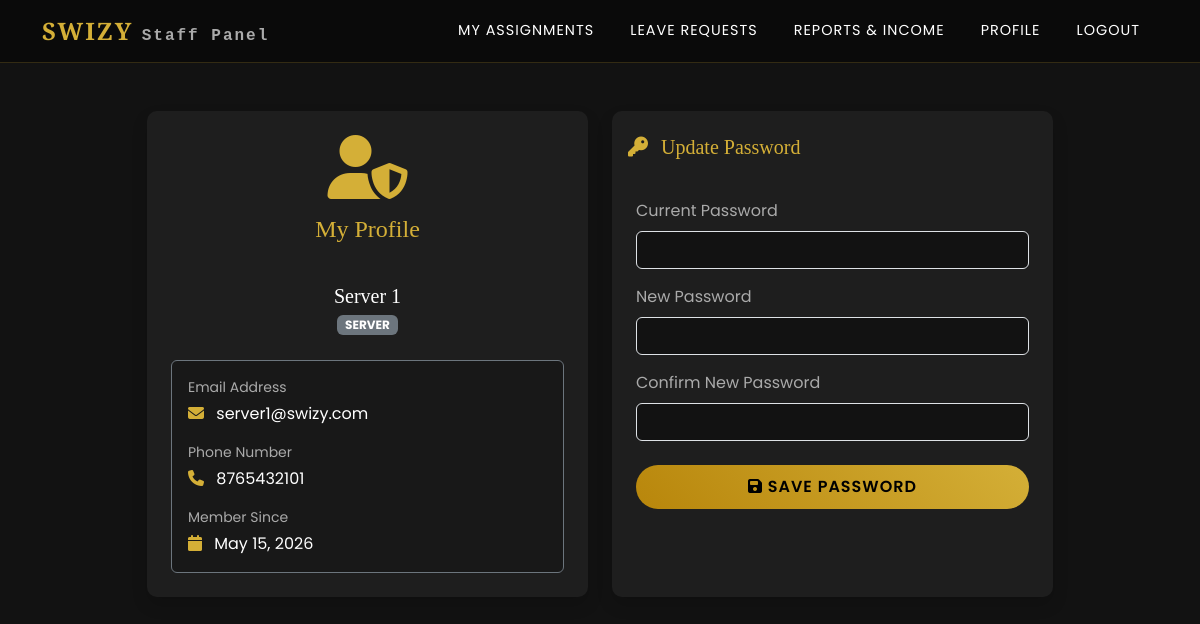
The page /staff/profile.php (signed in) on the database its author committed.
### tables this page shows
CREATE TABLE IF NOT EXISTS `users` (
  `id` int NOT NULL AUTO_INCREMENT,
  `role` enum('admin','customer','chef','server','site_manager') NOT NULL,
  `name` varchar(255) NOT NULL,
  `email` varchar(100) NOT NULL,
  `phone` varchar(20) NOT NULL,
  `password` varchar(255) NOT NULL,
  `profile_image` varchar(255) DEFAULT 'default.png',
  `availability_status` tinyint(1) DEFAULT '1',
  `active_status` tinyint(1) DEFAULT '1',
  `created_at` timestamp NULL DEFAULT CURRENT_TIMESTAMP,
  `updated_at` timestamp NULL DEFAULT CURRENT_TIMESTAMP ON UPDATE CURRENT_TIMESTAMP,
  PRIMARY KEY (`id`),
  UNIQUE KEY `email` (`email`)
);

### classes/DataAccess.class.php (called while the page is built, shortened)
<?php
class DataAccess
{
	private $_con,$_query,$_errors;
	public function __construct()
	{
		if(!$this->_con=mysqli_connect(DB_HOST,DB_USER,DB_PASSWORD,DB_NAME))
		{
			die("connection Error");
		}
		$this->_errors ="";
	}
	public function getData($fields,$table,$condition = "1")
	{
		if(!$this->_checkTable($table))
		{
			$this->_errors.="$table not Present";
			return false;
		}
		$this->_query = "select ";
		if(is_array($fields))
		{
			if($this->_checkFieldsIndexed($fields,$table))
			{
				$this->_query.=implode(",",$fields);
			}
			else
			{
				return false;
			}
		}
		else if(gettype($fields) == "string")
		{
			if($fields == "*")
			{
				$this->_query.="*";
			}
		}
		else
		{
			$this->_errors.=" Invalid scheme type";
			return false;
		}
		$this->_query.=" from $table where $condition";
		$resref=mysqli_query($this->_con,$this->_query);
		$dataArr = array();
		if(mysqli_num_rows($resref))
		{
			while($rows = mysqli_fetch_assoc($resref))
			{
				$dataArr[] = $rows;
			}
		}
		return $dataArr;
	}
	private function _checkTable($table)
	{
		$q="show tables";
		$resref = mysqli_query($this->_con,$q);
		if(mysqli_num_rows($resref))
		{
			while($row=mysqli_fetch_array($resref))
			{
				if($row[0]==$table)
				{
					return true;
				}
			}
		}
		return false;
	}
}
?>

### staff/profile.php (the view, shortened to what this page needs)
<?php require_once('header.php');
$dao = new DataAccess();
$user_id = $_SESSION['user_id'];
$user = $dao->getData("*", "users", "id=$user_id")[0];
?>
<div class="container-fluid py-4">
    <div class="row justify-content-center">
        <div class="col-md-5 mb-4">
            <div class="card h-100 shadow border-0" style="background:var(--card-bg);">
                <div class="card-header text-center py-4 border-0 bg-transparent">
                    <i class="fa fa-user-shield fa-4x mb-3" style="color:var(--primary-gold)"></i>
                    <h4 class="brand-font m-0 text-gold" style="color:var(--primary-gold);">My Profile</h4>
                </div>
                <div class="card-body px-4 pb-4">
                    <h5 class="text-white text-center mb-1"><?= htmlspecialchars($user['name']) ?></h5>
                    <p class="text-muted text-center mb-4"><span class="badge bg-secondary text-uppercase"><?= htmlspecialchars($user['role']) ?></span></p>
                    <div class="text-start border border-secondary border-opacity-20 rounded p-3" style="background: rgba(0,0,0,0.2);">
                        <div class="mb-3">
                            <small class="text-muted d-block mb-1">Email Address</small>
                            <span class="text-white"><i class="fa fa-envelope me-2 text-gold" style="color:var(--primary-gold)"></i> <?= htmlspecialchars($user['email']) ?></span>
                        </div>
                        <div class="mb-3">
                            <small class="text-muted d-block mb-1">Phone Number</small>
                            <span class="text-white"><i class="fa fa-phone me-2 text-gold" style="color:var(--primary-gold)"></i> <?= htmlspecialchars($user['phone']) ?></span>
                        </div>
                        <div>
                            <small class="text-muted d-block mb-1">Member Since</small>
                            <span class="text-white"><i class="fa fa-calendar me-2 text-gold" style="color:var(--primary-gold)"></i> <?= date('F j, Y', strtotime($user['created_at'])) ?></span>
                        </div>
                    </div>
                </div>
            </div>
        </div>
        <div class="col-md-5 mb-4">
            <div class="card h-100 shadow border-0" style="background:var(--card-bg);">
                <div class="card-header py-4 border-0 bg-transparent text-gold" style="color:var(--primary-gold);">
                    <h5 class="mb-0"><i class="fa fa-key me-2"></i> Update Password</h5>
                </div>
                <div class="card-body px-4 pb-4">
                    <form method="POST">
                        <div class="mb-3">
                            <label class="form-label text-muted">Current Password</label>
                            <input type="password" name="current_password" class="form-control" style="background:var(--dark-bg); color:white; border-color:var(--bs-border-color);" required>
                        </div>
                        <div class="mb-3">
                            <label class="form-label text-muted">New Password</label>
                            <input type="password" name="new_password" class="form-control" style="background:var(--dark-bg); color:white; border-color:var(--bs-border-color);" required minlength="6">
                        </div>
                        <div class="mb-4">
                            <label class="form-label text-muted">Confirm New Password</label>
                            <input type="password" name="confirm_password" class="form-control" style="background:var(--dark-bg); color:white; border-color:var(--bs-border-color);" required minlength="6">
                        </div>
                        <button type="submit" name="btnUpdatePassword" class="btn btn-gold w-100"><i class="fa fa-save"></i> Save Password</button>
                    </form>
                </div>
            </div>
        </div>
    </div>
</div>
<?php require_once('footer.php'); ?>

### assets/css/style.css (style rules this page uses)
:root { --primary-gold: #d4af37; --dark-bg: #0a0a0a; --card-bg: rgba(25, 25, 25, 0.9); --text-light: #ffffff; --text-muted: #aaaaaa; --transition: all 0.4s cubic-bezier(0.25, 0.8, 0.25, 1); }
body { background-color: var(--dark-bg); color: var(--text-light); font-family: 'Poppins', sans-serif; overflow-x: hidden; scroll-behavior: smooth; }
h1, h2, h3, h4, h5, h6, .brand-font { font-family: 'Playfair Display', serif; }
.text-muted { color: var(--text-muted) !important; }
.form-control, .form-select { background: rgba(255, 255, 255, 0.05); border: 1px solid rgba(212, 175, 55, 0.3); color: white; }
.btn-gold { background: linear-gradient(45deg, #b8860b, #d4af37); color: #000; font-weight: 600; border: none; border-radius: 30px; padding: 10px 30px; text-transform: uppercase; letter-spacing: 1px; transition: var(--transition); }

### staff/header.php (style rules this page uses)
:root { --primary-gold: #d4af37; --dark-bg: #121212; --navbar-bg: #0a0a0a; --card-bg: #1e1e1e; --text-light: #ffffff; --text-muted: #aaaaaa; }
body { background-color: var(--dark-bg); color: var(--text-light); font-family: 'Poppins', sans-serif; }
.brand-font { font-family: 'Playfair Display', serif; }
.text-muted { color: var(--text-muted) !important; }
.card { background: var(--card-bg); border: 1px solid rgba(212, 175, 55, 0.1); border-radius: 10px; color: var(--text-light); }
.card-header { background: rgba(0,0,0,0.2); border-bottom: 1px solid rgba(212, 175, 55, 0.1); color: var(--primary-gold); }

### rows shown on the page
users: name "Server 1", role "SERVER", email "server1@swizy.com", phone "8765432101", created_at "May 15, 2026"
